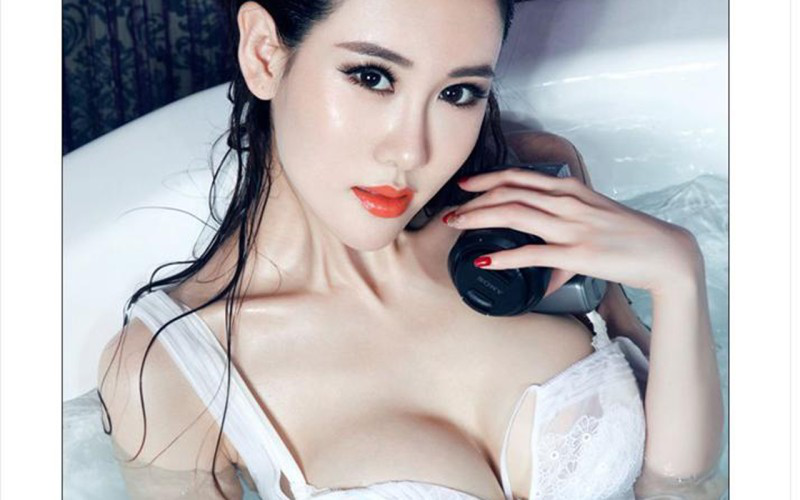
#> input picture zxldev/model/simple.jpg, 800 x 500 px
$ python imageUtils.py
#> lines starting #> are read from the running program, lines starting #| are printed output that depends on the picture
# -*- coding: utf-8 -*-
from PIL import Image , ImageFilter ,ImageDraw ,ImageFont
import random

im = Image.open('simple.jpg')
#> im is the input picture: PIL image 800x500 RGB; mean R, G, B 189.7, 185.8, 187.6
print(im.format, im.size, im.mode)
#| PNG (800, 500) RGB
w,h = im.size
#> w = 800; h = 500

#缩放
im.thumbnail((w/2, h/2))
#> im: PIL image 400x250 RGB
im.save('thumbn.jpg','PNG')

#模糊
im2 = Image.open('simple.jpg')
im2 = im2.filter(ImageFilter.BLUR)
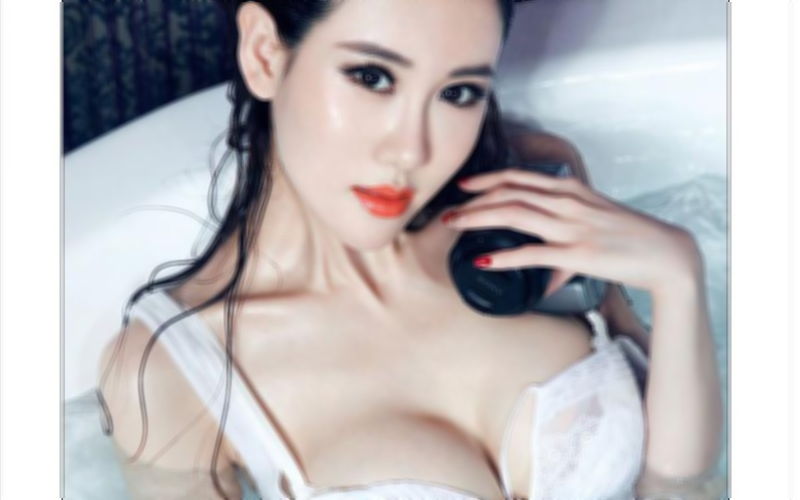
#> im2: PIL image 800x500 RGB; mean R, G, B 189.7, 185.8, 187.6
im2.save('tmp/filter.jpg')

# 随机字母:
def rndChar():
    return chr(random.randint(65, 90))

# 随机颜色1:
def rndColor():
    return (random.randint(64, 255), random.randint(64, 255), random.randint(64, 255))

# 随机颜色2:
def rndColor2():
    return (random.randint(32, 127), random.randint(32, 127), random.randint(32, 127))

# 240 x 60:
width = 60 * 4
height = 60
image = Image.new('RGB', (width, height), (255, 255, 255))
#> image: PIL image 240x60 RGB; every value is 255
# 创建Font对象:
font = ImageFont.truetype('/usr/share/fonts/windows/simsun.ttf', 36)
# 创建Draw对象:
draw = ImageDraw.Draw(image)
# 填充每个像素:
for x in range(width):
    for y in range(height):
        draw.point((x, y), fill=rndColor())
# 输出文字:
for t in range(4):
    draw.text((60 * t + 10, 10), rndChar(), font=font, fill=rndColor2())
# 模糊:
# image = image.filter(ImageFilter.BLUR)
image.save('tmp/code.jpg', 'jpeg')
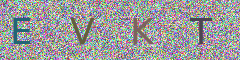
#> saved as code.jpg: PIL image 240x60 RGB; mean R, G, B 156, 155.4, 156.5
